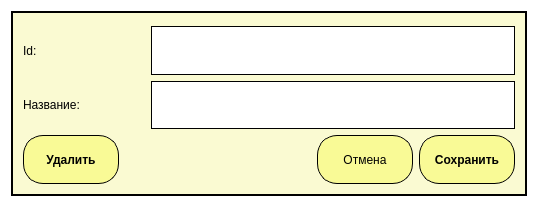
<?xml version="1.0" encoding="UTF-8"?>
<ui version="4.0">
 <class>dialog_metod</class>
 <widget class="QDialog" name="dialog_metod">
  <property name="geometry">
   <rect>
    <x>0</x>
    <y>0</y>
    <width>538</width>
    <height>207</height>
   </rect>
  </property>
  <property name="windowTitle">
   <string>Dialog</string>
  </property>
  <property name="styleSheet">
   <string notr="true">QDialog#dialog_metod{
background-color: rgb(255, 255, 255);
}</string>
  </property>
  <layout class="QGridLayout" name="gridLayout">
   <item row="0" column="0">
    <widget class="QGroupBox" name="groupBox">
     <property name="styleSheet">
      <string notr="true">QGroupBox#groupBox {
	border: 2px solid #000000;
	
	background-color: rgb(250, 250, 210);
}</string>
     </property>
     <property name="title">
      <string/>
     </property>
     <layout class="QGridLayout" name="gridLayout_2">
      <item row="0" column="0">
       <layout class="QHBoxLayout" name="horizontalLayout_2" stretch="25,75">
        <item>
         <widget class="QLabel" name="label">
          <property name="text">
           <string>Id:</string>
          </property>
         </widget>
        </item>
        <item>
         <widget class="QLineEdit" name="lineEdit">
          <property name="sizePolicy">
           <sizepolicy hsizetype="Expanding" vsizetype="Ignored">
            <horstretch>0</horstretch>
            <verstretch>0</verstretch>
           </sizepolicy>
          </property>
          <property name="styleSheet">
           <string notr="true">QLineEdit {
border: 1px solid #000000;
}</string>
          </property>
         </widget>
        </item>
       </layout>
      </item>
      <item row="2" column="0">
       <layout class="QHBoxLayout" name="horizontalLayout" stretch="20,40,20,20">
        <item>
         <widget class="QPushButton" name="pushButton_3">
          <property name="sizePolicy">
           <sizepolicy hsizetype="Minimum" vsizetype="Ignored">
            <horstretch>0</horstretch>
            <verstretch>0</verstretch>
           </sizepolicy>
          </property>
          <property name="font">
           <font>
            <weight>75</weight>
            <bold>true</bold>
           </font>
          </property>
          <property name="styleSheet">
           <string notr="true">QPushButton {
	background-color: rgb(249, 250, 150);
border: 1px solid #000000;
border-radius: 20px;
} 
QPushButton::hover { 
	
	background-color: rgb(227, 227, 136);
} 
QPushButton::pressed {
 border: 3px solid #000000;
}</string>
          </property>
          <property name="text">
           <string>Удалить</string>
          </property>
          <property name="autoDefault">
           <bool>false</bool>
          </property>
         </widget>
        </item>
        <item>
         <spacer name="horizontalSpacer">
          <property name="orientation">
           <enum>Qt::Horizontal</enum>
          </property>
          <property name="sizeHint" stdset="0">
           <size>
            <width>40</width>
            <height>20</height>
           </size>
          </property>
         </spacer>
        </item>
        <item>
         <widget class="QPushButton" name="pushButton">
          <property name="sizePolicy">
           <sizepolicy hsizetype="Minimum" vsizetype="Ignored">
            <horstretch>0</horstretch>
            <verstretch>0</verstretch>
           </sizepolicy>
          </property>
          <property name="styleSheet">
           <string notr="true">QPushButton {
	background-color: rgb(249, 250, 150);
border: 1px solid #000000;
border-radius: 20px;
} 
QPushButton::hover { 
	
	background-color: rgb(227, 227, 136);
} 
QPushButton::pressed {
 border: 3px solid #000000;
}</string>
          </property>
          <property name="text">
           <string>Отмена</string>
          </property>
         </widget>
        </item>
        <item>
         <widget class="QPushButton" name="pushButton_2">
          <property name="sizePolicy">
           <sizepolicy hsizetype="Minimum" vsizetype="Ignored">
            <horstretch>0</horstretch>
            <verstretch>0</verstretch>
           </sizepolicy>
          </property>
          <property name="font">
           <font>
            <weight>75</weight>
            <bold>true</bold>
           </font>
          </property>
          <property name="styleSheet">
           <string notr="true">QPushButton {
	background-color: rgb(249, 250, 150);
border: 1px solid #000000;
border-radius: 20px;
} 
QPushButton::hover { 
	
	background-color: rgb(227, 227, 136);
} 
QPushButton::pressed {
 border: 3px solid #000000;
}</string>
          </property>
          <property name="text">
           <string>Сохранить</string>
          </property>
          <property name="autoDefault">
           <bool>false</bool>
          </property>
         </widget>
        </item>
       </layout>
      </item>
      <item row="1" column="0">
       <layout class="QHBoxLayout" name="horizontalLayout_5" stretch="25,75">
        <item>
         <widget class="QLabel" name="label_4">
          <property name="text">
           <string>Название:</string>
          </property>
         </widget>
        </item>
        <item>
         <widget class="QLineEdit" name="lineEdit_4">
          <property name="sizePolicy">
           <sizepolicy hsizetype="Expanding" vsizetype="Ignored">
            <horstretch>0</horstretch>
            <verstretch>0</verstretch>
           </sizepolicy>
          </property>
          <property name="styleSheet">
           <string notr="true">QLineEdit {
border: 1px solid #000000;
}</string>
          </property>
         </widget>
        </item>
       </layout>
      </item>
     </layout>
    </widget>
   </item>
  </layout>
 </widget>
 <resources/>
 <connections/>
</ui>
